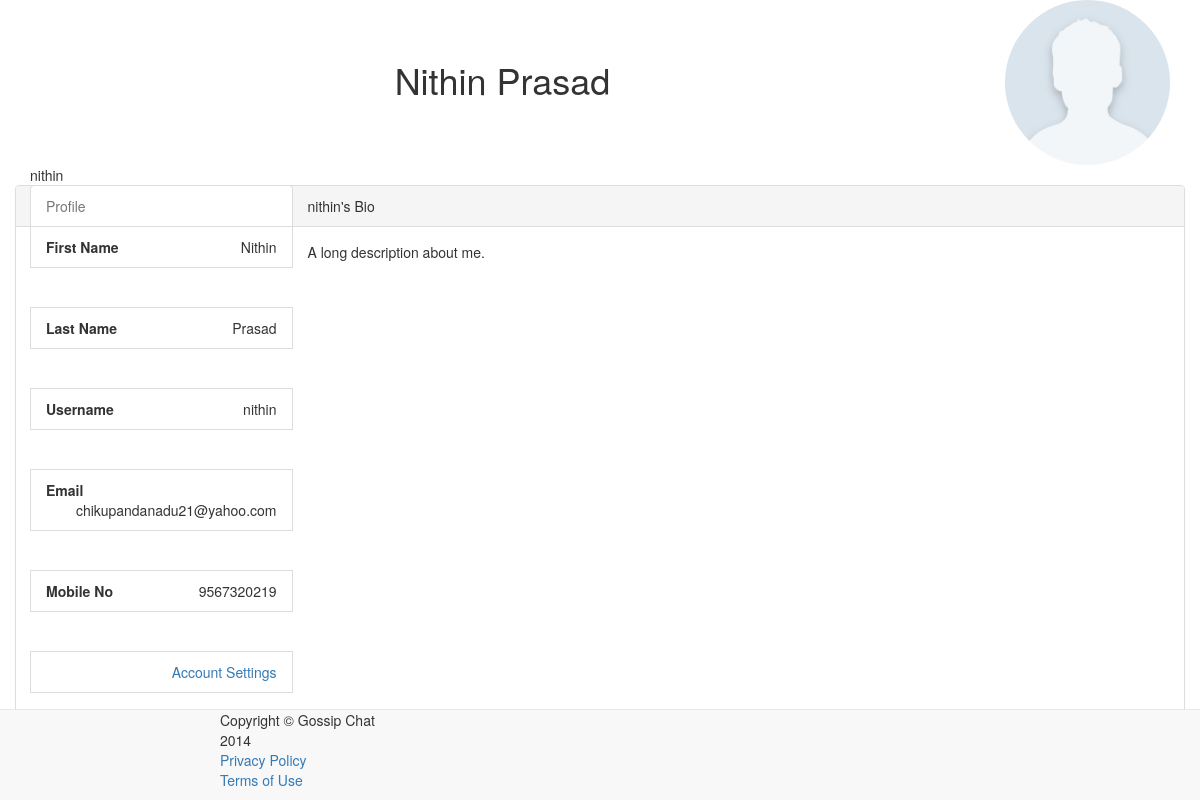
Screenshot of /profile/1 (signed in) with the database file from the repository.
### blog/models.py (models this page shows, shortened)
class UserProfile(models.Model):
    user = models.ForeignKey(User)
    picture = models.ImageField(upload_to='profile_images/', blank=True,default='profile_images/new_user.png')
    dob = models.DateField(default=datetime.now())
    phone_number = models.CharField(max_length=15, blank=True)
    User.profile = property(lambda u: UserProfile.objects.get_or_create(user=u)[0])

### blog/views.py (the view)
# urls.py: url(r'^profile/(?P<profile_id>.+)$','blog.views.profile', name='profile'),
@login_required
def profile(request,profile_id):
	context=RequestContext(request)
	entries=request.user.profile
	return render_to_response('blog/profile.html',{'profiles' : entries }, context)

### blog/templates/blog/profile.html
{% include 'blog/header.html' %}
<div class="container target">
    <div class="row profile_bg">
        <div class="col-sm-10">
        <br><br>
        	<center>
             	<h1 class="">{{ user.first_name }} {{ user.last_name }}</h1>
            </center>
        </div>
      	<div class="col-sm-2"><img title="profile image" class="img-circle img-responsive" src="{{ profiles.picture }}"></div>
    </div>
  {{user}}
    <div class="row">
        <div class="col-sm-3">
            <ul class="list-group">
                <li class="list-group-item text-muted" contenteditable="false">Profile</li>
                <li class="list-group-item text-right"><span class="pull-left"><strong class="">First Name</strong></span>{{user.first_name}}</li><br><br>
                <li class="list-group-item text-right"><span class="pull-left"><strong class="">Last Name</strong></span> {{user.last_name}}</li><br><br>
                <li class="list-group-item text-right"><span class="pull-left"><strong class="">Username</strong></span> {{user.username}}</li><br><br>
              	<li class="list-group-item text-right"><span class="pull-left"><strong class="">Email </strong></span> {{user.email}}</li><br><br>
              	<li class="list-group-item text-right"><span class="pull-left"><strong class="">Mobile No </strong></span>{{ profiles.phone_number }} </li><br><br>
              	<li class="list-group-item text-right"><a href="/settings"><span class="pull-left"><strong class=""></strong></span>Account Settings</a></li><br><br>
            </ul>
        </div>
        <div class="panel panel-default">
            <div class="panel-heading">{{profiles.user}}'s Bio</div>
            <div class="panel-body"> A long description about me.</div>
		</div>
	</div>
</div>
</body>
{% include 'blog/footer.html' %}

### rows the page displays
UserProfile: picture (picture), phone_number "9567320219", user "nithin"

### other values shown
{{ user.first_name }} "Nithin"
{{ user.last_name }} "Prasad"
{{ user }} "nithin"
{{ user.username }} "nithin"
{{ user.email }} "chikupandanadu21@yahoo.com"
